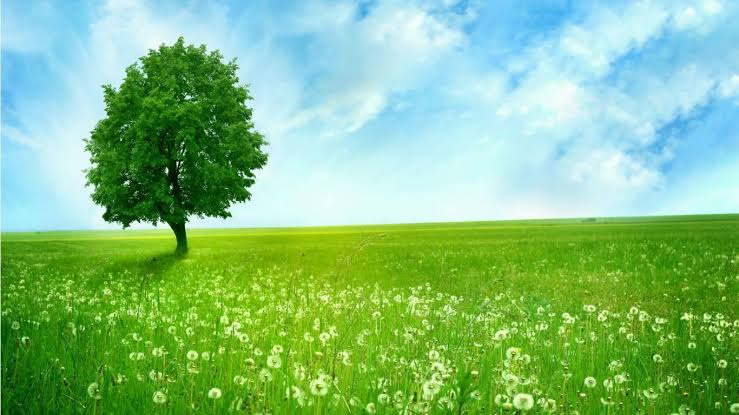
#> input picture python prg/pic_list/images (2).jpeg, 739 x 415 px, found by its file name
$ python try5.py
#> lines starting #> are read from the running program, lines starting #| are printed output that depends on the picture
# importing required packages
import tkinter
from PIL import ImageTk, Image
import os
import cv2

# creating main window
root = tkinter.Tk()

# loading the image
#img = ImageTk.PhotoImage(Image.open("images (2).jpeg"))

img =cv2.imread("images (2).jpeg")
#> img is the input picture: shape (415, 739, 3); mean B, G, R 129.4, 189.8, 131.4

gray=cv2.cvtColor(img, cv2.COLOR_BGR2GRAY)
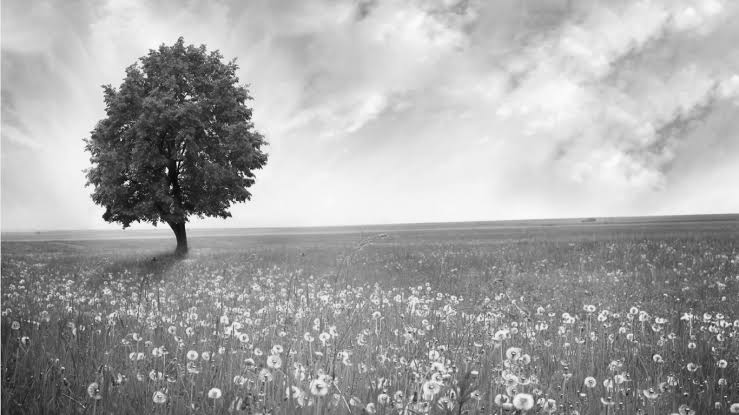
#> gray: shape (415, 739); min 5, max 252, mean 165.4

immg = Image.fromarray(gray)
imgg=ImageTk.PhotoImage(immg)

#show=cv2.imshow("Gray", gray)

# reading the image
panel = tkinter.Label(root, image =imgg)

# setting the application

panel.pack(side = "bottom", fill = "both",
		expand = "yes")

# running the application
root.mainloop()

$ run again, with python prg/pic_list/images (11).jpeg copied over python prg/pic_list/images (2).jpeg
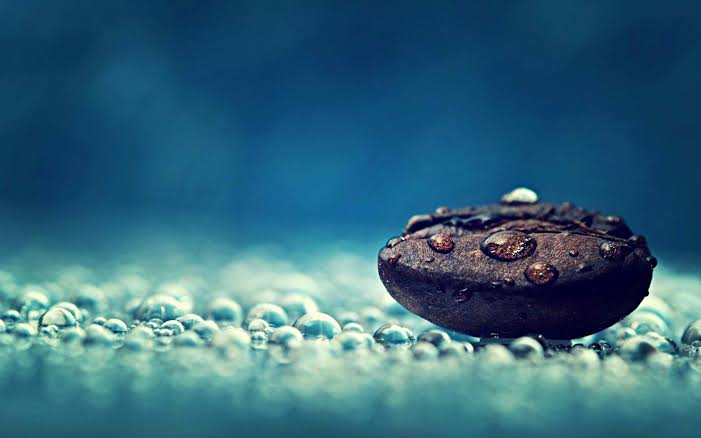
#> input picture python prg/pic_list/images (11).jpeg, 701 x 438 px, found by its file name
#> img is the input picture: shape (438, 701, 3); mean B, G, R 124.5, 103.5, 52.6
#> `gray=cv2.cvtColor(img, cv2.COLOR_BGR2GRAY)`:
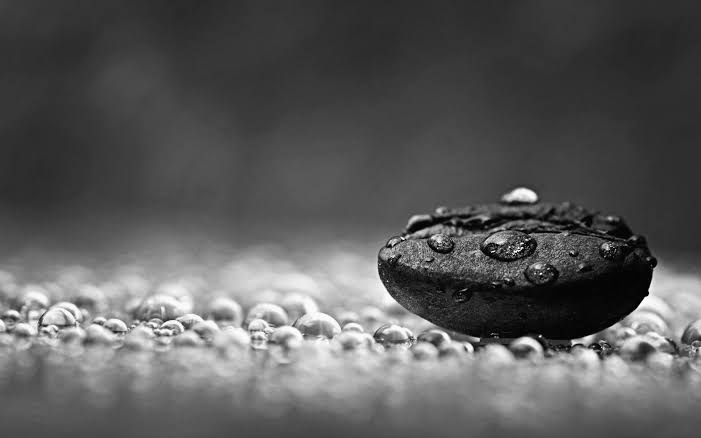
#> gray: shape (438, 701); min 0, max 254, mean 90.7

$ run again, with python prg/pic_list/images (3).jpeg copied over python prg/pic_list/images (2).jpeg
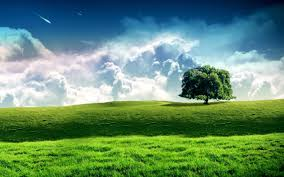
#> input picture python prg/pic_list/images (3).jpeg, 284 x 177 px, found by its file name
#> img is the input picture: shape (177, 284, 3); mean B, G, R 111.4, 141.6, 101
#> `gray=cv2.cvtColor(img, cv2.COLOR_BGR2GRAY)`:
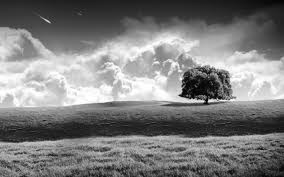
#> gray: shape (177, 284); min 2, max 255, mean 126

$ run again, with python prg/pic_list/images (9).jpeg copied over python prg/pic_list/images (2).jpeg
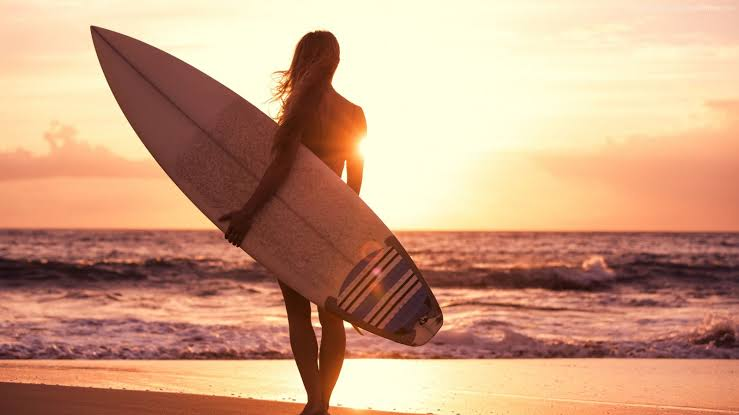
#> input picture python prg/pic_list/images (9).jpeg, 739 x 415 px, found by its file name
#> img is the input picture: shape (415, 739, 3); mean B, G, R 128.2, 157.9, 203
#> `gray=cv2.cvtColor(img, cv2.COLOR_BGR2GRAY)`:
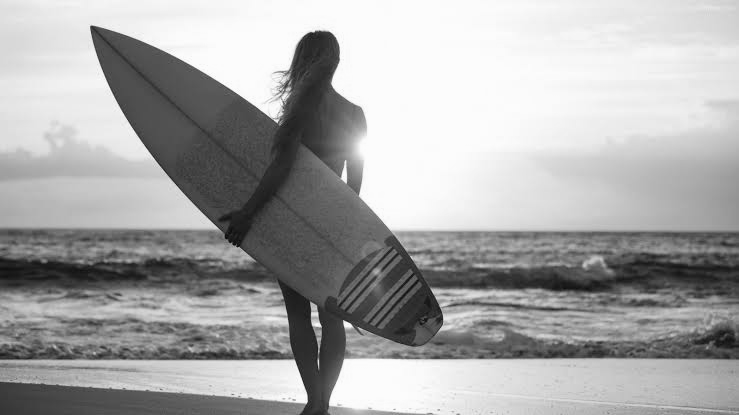
#> gray: shape (415, 739); min 11, max 254, mean 168.1
